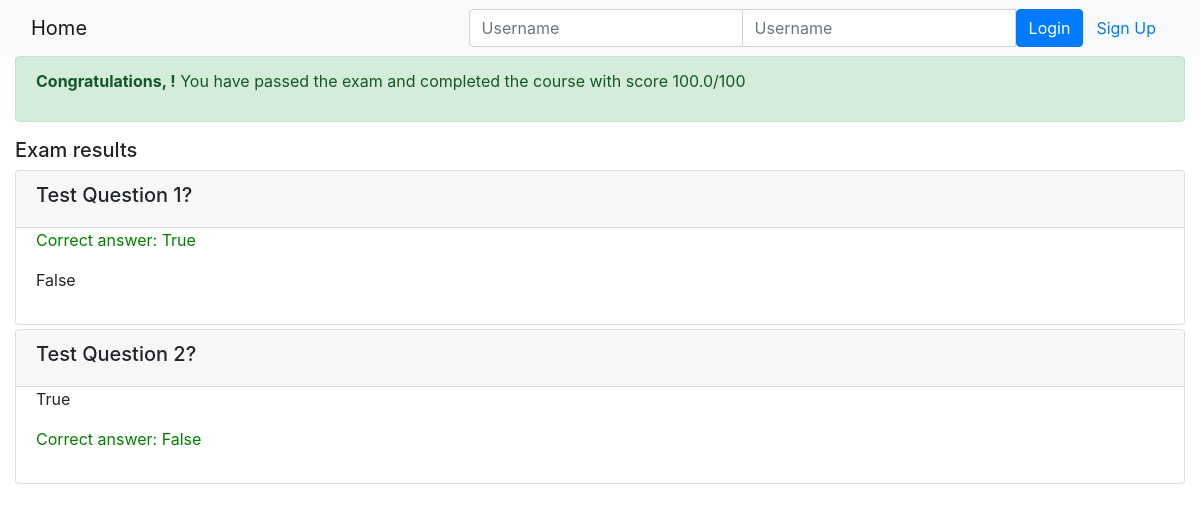
Page /onlinecourse/course/1/submission/1/result/ on the committed database.
### onlinecourse/models.py (models this page shows, shortened)
class Question(models.Model):
    course = models.ForeignKey(Course, on_delete=models.CASCADE)
    question = models.TextField()
    grade = models.FloatField()

class Choice(models.Model):
    question = models.ForeignKey(Question, on_delete=models.CASCADE)
    content = models.TextField()
    is_correct = models.BooleanField()

### onlinecourse/views.py (the view)
# urls.py: path('course/<int:course_id>/submission/<int:submission_id>/result/', views.show_exam_result,name='show_exam_result'),
def show_exam_result(request, course_id, submission_id):
    course = get_object_or_404(Course, pk=course_id)
    submission = get_object_or_404(Submission, pk=submission_id)
    choices = submission.choices.all()
    grade_sum = 0
    grade_max = 0
    selected_ids = []
    for choice in choices:
        selected_ids.append(choice.id)
        grade_max = grade_max + choice.question.grade
        if choice.is_correct:
            grade_sum = grade_sum + choice.question.grade
    grade = 100*grade_sum/grade_max
    context = {}
    context['course'] = course
    context['selected_ids'] = selected_ids
    context['grade'] = grade
    return render(request, 'onlinecourse/exam_result_bootstrap.html', context)

### onlinecourse/templates/onlinecourse/exam_result_bootstrap.html (shortened to what this page needs)
<!DOCTYPE html>
<html lang="en">
<head>
    {% load static %}
    <link rel="stylesheet" href="https://maxcdn.bootstrapcdn.com/bootstrap/4.5.2/css/bootstrap.min.css">
</head>
<body>
 <nav class="navbar navbar-light bg-light">
    <div class="container-fluid">
        <div class="navbar-header">
              <a class="navbar-brand" href="{% url 'onlinecourse:index' %}">Home</a>
        </div>
        <ul class="nav navbar-nav navbar-right">
            {% if user.is_authenticated %}
            <li>
                <a class="btn btn-link" href="#">{{ user.first_name }}({{ user.username }})</a>
                <a class="btn btn-link" href="{% url 'onlinecourse:logout' %}">Logout</a>
            </li>
            {% else %}
            <li>
                <form class="form-inline" action="{% url 'onlinecourse:login' %}" method="post">
                    <div class="input-group">
                        <input type="text" class="form-control" placeholder="Username" name="username" >
                        <input type="password" class="form-control" placeholder="Username" name="psw" >
                        <button class="btn btn-primary" type="submit">Login</button>
                        <a class="btn btn-link" href="{% url 'onlinecourse:registration' %}">Sign Up</a>
                    </div>
                </form>
            </li>
            {% endif %}
        </ul>
    </div>
</nav>
<div class="container-fluid">
    {% if grade > 80 %}
        <div class="alert alert-success">
            <p><b>Congratulations, {{user.first_name}}!</b> You have passed the exam and completed the course with score {{grade|floatformat:1}}/100 </p>
        </div>
    {% else %}
        <div class="alert alert-danger">
            <p><b>Failed</b> Sorry, {{user.first_name}}! You have failed exam with score {{grade|floatformat:1}}/100 </p>
        </div>
        <a class="btn btn-link text-danger" href="{% url 'onlinecourse:course_details' course.id %}">Re-test</a>
    {% endif %}
        <div class="card-columns-vertical mt-1">
            <h5 class="">Exam results</h5>
            {% for question in course.question_set.all %}
                <div class="card mt-1">
                    <div class="card-header"><h5>{{ question.question}}</h5></div>
                    <div class="form-group">
                    {% for choice in question.choice_set.all %}
                        <div class="form-check">
                            {% if choice.id in selected_ids %}
                                {% if choice.is_correct %}
                                    <p style="color:green;">Correct answer: {{choice.content}}</p>
                                {% else %}
                                    <p style="color:red;">Wrong answer: {{choice.content}}</p>
                                {% endif %}
                            {% else %}
                                {% if choice.is_correct %}
                                    <p style="color:gold;">Not selected: {{choice.content}}</p>
                                {% else %}
                                    <p>{{choice.content}}</p>
                                {% endif %}
                            {% endif %}
                        </div>
                    {% endfor %}
                    </div>
                </div>
            {% endfor %}
        </div>
</div>
</body>
</html>

### rows in the picture
Question: question "Test Question 1?"
Choice: content "True"
Choice: content "False"
Question: question "Test Question 2?"
Choice: content "True"
Choice: content "False"

### other values in the picture
{{ grade|floatformat:1 }} "100.0"
